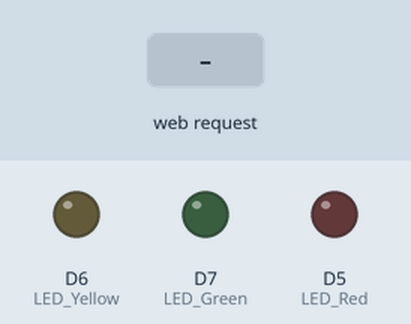
This sketch was run on a simulated ESP8266 (NodeMCU). Parts: output pins drawn as LEDs (lit = HIGH). The inputs (shaded band) are chosen by the test bench. WiFi joins after 1.5 s; servers stay silent unless stated; what the sketch prints to the serial monitor is not drawn.

Above: at 2.7 s.
2.8 s: HTTP request GET /LED_Red received
At 3.5 s:
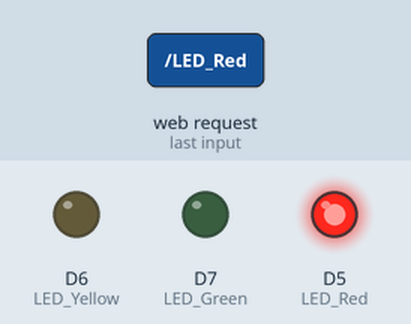
4.3 s: HTTP request GET /LED_Yellow received
At 4.7 s:
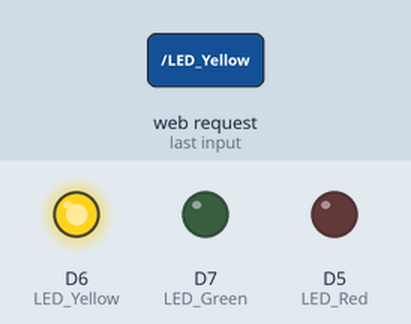
5.8 s: HTTP request GET /LED_Green received
At 7.0 s:
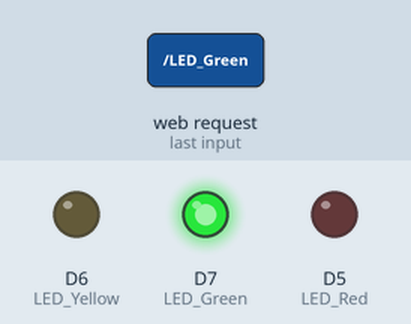
Timing chart, 0 to 8.8 s (numbered marks = the images above; inputs shaded):
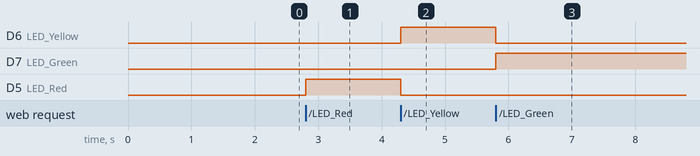

Measured:
- after the input at 2.8 s, D5 (LED_Red): LOW → HIGH at once
- after the input at 4.3 s, D6 (LED_Yellow): LOW → HIGH at once; D5 (LED_Red): HIGH → LOW at once
- after the input at 5.8 s, D6 (LED_Yellow): HIGH → LOW at once; D7 (LED_Green): LOW → HIGH at once

The sketch:

WiFi_Trafic_Light.ino
```cpp
#include <ESP8266WiFi.h>

WiFiClient client;
WiFiServer server(80);
# define LED_Red D5
# define LED_Yellow D6
# define LED_Green D7
void setup() {
  // put your setup code here, to run once:
Serial.begin(9600);
WiFi.begin("vivo 1718","asdfghjkl");
while(WiFi.status() !=WL_CONNECTED)
{delay(500);
Serial.print(".");
}
Serial.println();
Serial.println("NodeMCU is Connected");
Serial.println(WiFi.localIP());
server.begin();
  pinMode(LED_Red, OUTPUT);
  pinMode(LED_Yellow, OUTPUT);
  pinMode(LED_Green, OUTPUT);
}

void loop() {
  // put your main code here, to run repeatedly:
client=server.available();
if(client==1)
{
  String request =client.readStringUntil('\n');
  Serial.println(request);
  request.trim();
  if(request =="GET /LED_Red HTTP/1.1")
  {
    digitalWrite(LED_Red, HIGH);
    digitalWrite(LED_Yellow, LOW);
    digitalWrite(LED_Green, LOW);
  }
  if(request =="GET /LED_Yellow HTTP/1.1")
  {
    digitalWrite(LED_Red, LOW);
    digitalWrite(LED_Yellow, HIGH);
    digitalWrite(LED_Green, LOW);
  }
  if(request =="GET /LED_Green HTTP/1.1")
  {
    digitalWrite(LED_Red, LOW);
    digitalWrite(LED_Yellow, LOW);
    digitalWrite(LED_Green, HIGH);
  }
  }
}
```
